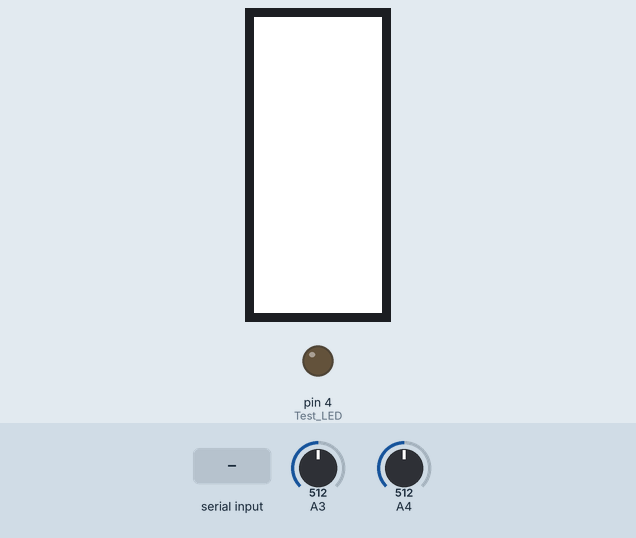
Bench run of a sketch on a simulated Arduino Uno, built for the host (arithmetic inside an expression is 32-bit, double 64-bit). Parts: 296×128 colour display, output pins drawn as LEDs (lit = HIGH). Inputs (shaded band) come from the test bench; at power-on: A3 = 512, A4 = 512. What the sketch prints to the serial monitor is not drawn.

Above: at 1.2 s.
1.3 s: "1\n" received over Serial
At 17.5 s:
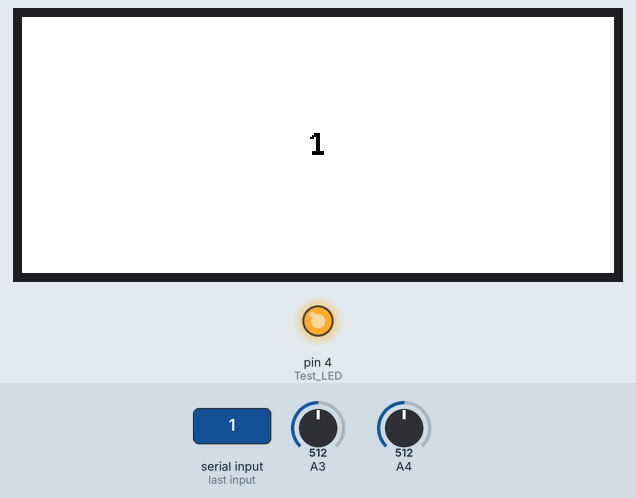
Timing chart, 0 to 17.8 s (numbered marks = the images above; inputs shaded):
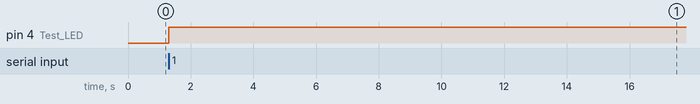

The sketch:

DisplayPart.ino
```cpp
#include <GxEPD2_3C.h>
#define GxEPD2_DISPLAY_CLASS GxEPD2_3C
#include <Fonts/FreeMonoBold9pt7b.h>

#define GxEPD2_DRIVER_CLASS GxEPD2_290_Z13c // GDEH029Z13  128x296, UC8151D, (HINK-E029A10-A3 20160809)

#define MAX_DISPLAY_BUFFER_SIZE 800 //
#define MAX_HEIGHT(EPD) (EPD::HEIGHT <= (MAX_DISPLAY_BUFFER_SIZE / 2) / (EPD::WIDTH / 8) ? EPD::HEIGHT : (MAX_DISPLAY_BUFFER_SIZE / 2) / (EPD::WIDTH / 8))
GxEPD2_DISPLAY_CLASS<GxEPD2_DRIVER_CLASS, MAX_HEIGHT(GxEPD2_DRIVER_CLASS)> display(GxEPD2_DRIVER_CLASS(/*CS=*/ 10, /*DC=*/ 8, /*RST=*/ 9, /*BUSY=*/ 7));

int16_t tbx, tby; uint16_t tbw, tbh;
String receivedData;
int temp1;
void setup()
{
  //display.init(115200); // default 10ms reset pulse, e.g. for bare panels with DESPI-C02
  display.init(115200, true, 2, false); // USE THIS for Waveshare boards with "clever" reset circuit, 2ms reset pulse

  pinMode(4, OUTPUT); //Test LED
  display.setRotation(1);
  display.setFont(&FreeMonoBold9pt7b);
  //StartSerialPort
  Serial.begin(9600); //

  pinMode(18, INPUT);

}

void loop() {

  //VolumeControl
  int slider1Value = analogRead(18); // Read value from slider 1
  int slider2Value = analogRead(3); // Read value from slider 2

  // Map the slider values to a range from 0 to 100
  int volume1 = map(slider1Value, 0, 1023, 0, 100);

  int volume2 = map(slider2Value, 0, 1023, 0, 100);
  if (volume1!=temp1)
  {
    Serial.print("Volume1:"); Serial.println(volume1);
    temp1=volume1;
  }


  //UpdateSongs
  if (Serial.available() > 0)
  { // Check if data is available to read
    // Clear the serial buffer to ensure we process the latest data

    while (Serial.available() > 0) {
      receivedData = Serial.readStringUntil('\n'); // Read the incoming string
    }

    // Only update the display if the song title has changed
    static String previousSong = "";
    if (receivedData != previousSong) {
      digitalWrite(4, HIGH);
      updateDisplay(receivedData);
      previousSong = receivedData;
    }
  }
}

void updateDisplay(String songTitle)
{
        display.getTextBounds(songTitle, 0, 0, &tbx, &tby, &tbw, &tbh);
        uint16_t x = ((display.width() - tbw) / 2) - tbx;
        uint16_t y = ((display.height() - tbh) / 2) - tby;
        display.setFullWindow();
        //display.setPartialWindow( 48, 92, 48, 92);
        //display.fillScreen(GxEPD_WHITE);
        display.setTextColor(GxEPD_BLACK);
        display.firstPage();
        do
          {
            display.setCursor(x, y);
            display.print(songTitle);
            display.display(true);
          }
        while (display.nextPage());
        //display.hibernate();
        receivedData=songTitle;
}
```

Measured:
- after the input at 1.3 s, pin 4 (Test_LED): LOW → HIGH at once
